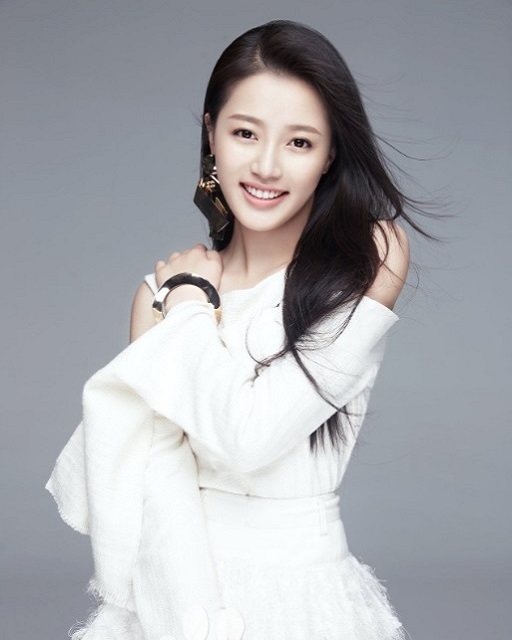
#> input picture data/images/master.jpg, 512 x 640 px
$ python day113.py
#> lines starting #> are read from the running program, lines starting #| are printed output that depends on the picture
'''
Author       : Bingqiang Zhou
Date         : 2021-09-01 18:05:54
LastEditors  : Bingqiang Zhou
LastEditTime : 2021-09-01 18:42:32
Description  : KMeans 图像分割 – 主色彩提取
    KMeans分割会计算出每个聚类的像素平均值，根据这个可以得到图像的主色彩RGB分布成分多少，
    得到各种色彩在图像中的比重，绘制出图像对应的取色卡！这个方面在纺织与填色方面特别有用！
    主要步骤显示如下：
        1.读入图像建立KMenas样本
        2.使用KMeans图像分割，指定分类数目
        3.统计各个聚类占总像素比率，根据比率建立色卡

    拓展资料：
        官方教程 Understanding K-Means Clustering：https://docs.opencv.org/4.5.3/de/d4d/tutorial_py_kmeans_understanding.html
        官方教程 K-Means Clustering in OpenCV：https://docs.opencv.org/4.5.3/d1/d5c/tutorial_py_kmeans_opencv.html
'''

import cv2 as cv
import numpy as np

# 1. 读入图像建立KMenas样本
img = cv.imread("../data/images/master.jpg")
#> img is the input picture: shape (640, 512, 3); mean B, G, R 173.5, 168.6, 167.3
h, w = img.shape[:2]
#> h = 640; w = 512
data = img.reshape((-1, 3)) # (h*w, 3)
data = np.float32(data) # kmeans输入的数据必须是float32类型
# print(data.shape)

# 2. 使用KMeans图像分割，指定指定分类数目
# kmeans 聚类，最多迭代10次，两次差值小于1则停止
retval, labels, centers = cv.kmeans(data, 4, None, (cv.TermCriteria_MAX_ITER + cv.TermCriteria_EPS, 10, 1), 4, cv.KMEANS_PP_CENTERS)
#> retval = 154777619.8; centers = [[245.8, 245.3, 242.5], [157.8, 149.2, 145.7], [39.76, 37.66, 45.3], [197, 203.8, 216.4]]
# print(labels.shape, centers.shape)

# 3.统计各个聚类占总像素比率，根据比率建立色卡
index, counts = np.unique(labels, return_counts=True)
#> index = [0, 1, 2, 3]; counts = [85386, 192267, 27546, 22481]
rate = counts / (h*w)
#> rate = [0.261, 0.587, 0.0841, 0.0686]
# print(index, rate, centers)

# 画出颜色卡
color_card = np.zeros((50, w, 3), dtype=np.uint8)
start = 0
for i, r in enumerate(np.cumsum(rate)): # 累加比例
    end = int(w * r) # w
    # cv.rectangle(color_card, (start, 0, end-start, 50), np.uint8(centers[index[i]]).tolist(), -1)
    # print((start, 0, end-start, 50))
    color_card[:, start:end, :] = np.uint8(centers[index[i]])
    start = end
#> this loop made 4 passes
#> (r, end, start) on passes 1 to 4: (0.261, 133, 133), (0.847, 433, 433), (0.931, 476, 476), (1, 512, 512)
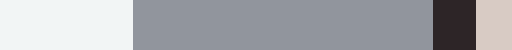
#> color_card: shape (50, 512, 3); mean of channels 0, 1, 2 172.7, 168.3, 166.8; drawn as B, G, R

# 可视化
cv.imshow("image", img)
cv.imshow("image color card", color_card)
cv.waitKey(0)
cv.destroyAllWindows()
